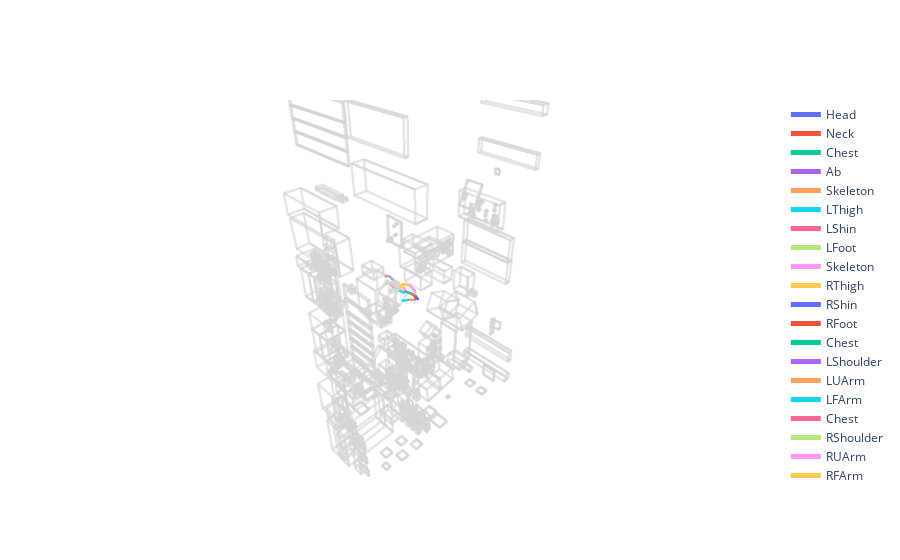

The notebook cell saved with this chart:
### Markdown cell above
### Get and draw skeleton in 3D

### Code cell
# get all available skeletons in a sequence
skeleton_ids = gt_provider.get_skeleton_ids()
skeleton_info = gt_provider.get_instance_info_by_id(skeleton_ids[0])
print("skeleton ", skeleton_info.name, " wears ", skeleton_info.associated_device_serial)

skeleton_with_dt = gt_provider.get_skeleton_by_timestamp_ns(select_timestamps_ns, skeleton_ids[0] )
assert skeleton_with_dt.is_valid(), "skeleton is not valid"
print("groundtruth_time - query_time = ", skeleton_with_dt.dt_ns(), "ns")
skeleton = skeleton_with_dt.data()
joints = skeleton.joints

traces = []
# draw skeleton
joint_labels = AriaDigitalTwinSkeletonProvider.get_joint_labels()
joint_connections = AriaDigitalTwinSkeletonProvider.get_joint_connections()
for i in range(0, len(joint_connections)):
    joint_1 = joints[joint_connections[i][0]]
    joint_2 = joints[joint_connections[i][1]]
    traces.append(go.Scatter3d(
        x=[joint_1[0], joint_2[0]],
        y=[joint_1[1], joint_2[1]],
        z=[joint_1[2], joint_2[2]],
        name=joint_labels[joint_connections[i][0]],
        mode="lines",
        line=go.scatter3d.Line(width=5),
    ))

# draw objects together with skeleton
for obb in obbs:
    # skip too high objects to focus on skeleton
    if max(obb[:, 1]) > 3:
        continue
    traces.append(go.Scatter3d(
        x=obb[:, 0],
        y=obb[:, 1],
        z=obb[:, 2],
        mode="lines",
        line=dict(color=['rgba(128, 128, 128, 0.6)']*len(obb), width=5),
        showlegend=False
    ))
layout = go.Layout(scene=dict(dragmode='orbit', aspectmode='data', xaxis_visible=False, yaxis_visible=False,zaxis_visible=False))
figure = go.Figure(data=traces, layout=layout)
figure.show()
